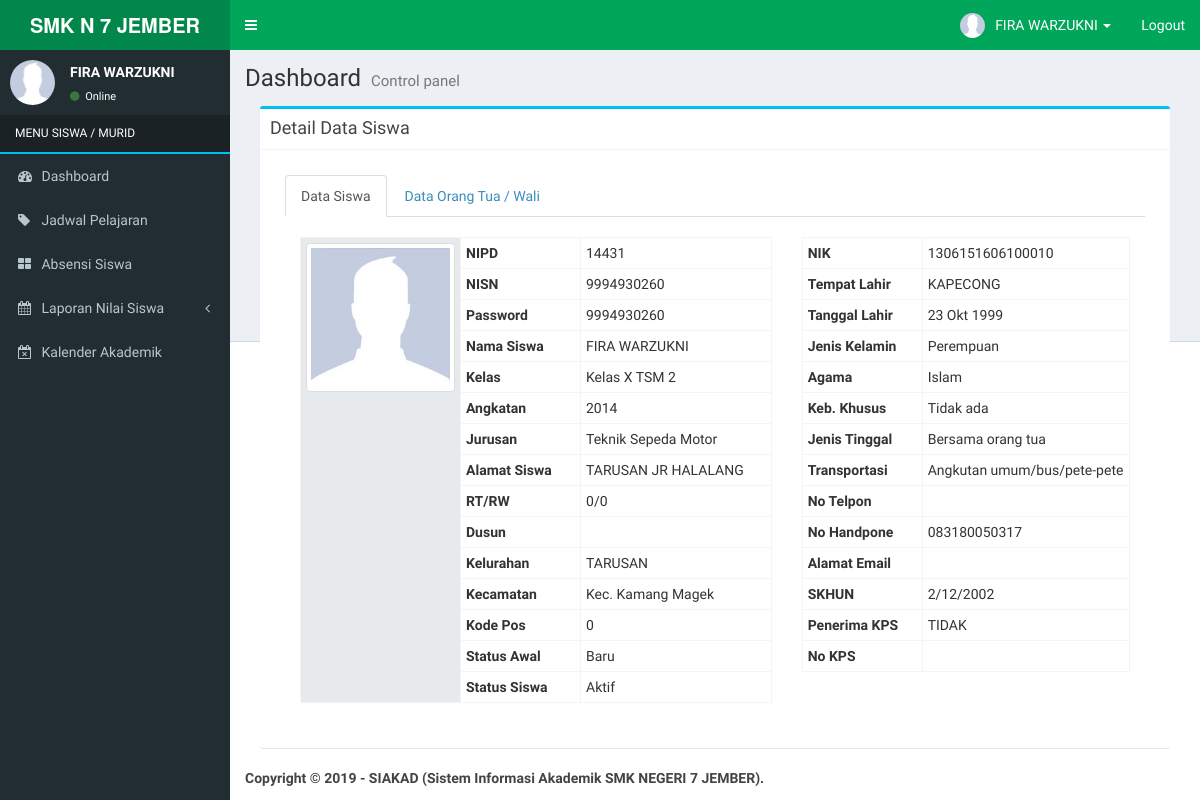
Before: / (signed in) with the older database file.
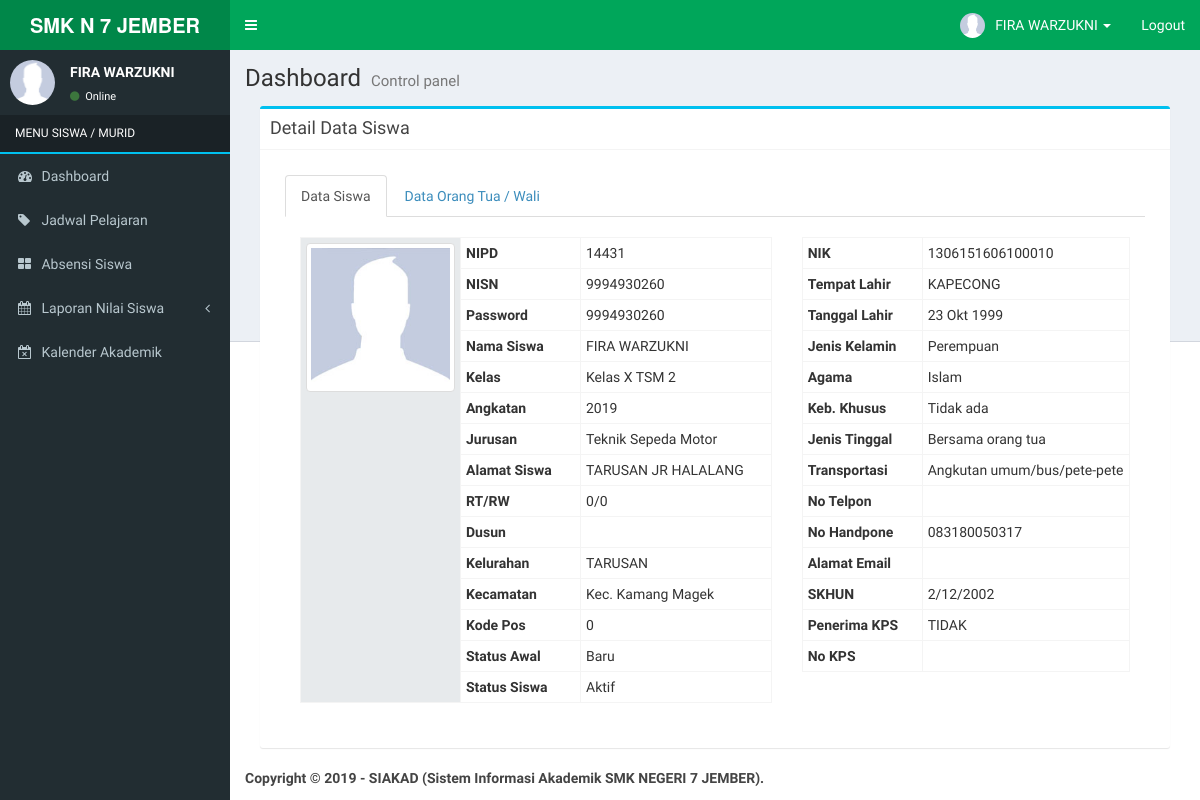
After: the same page with the newer database file.
### tables this page shows
CREATE TABLE `siswa` (
  `id_siswa` int(10) NOT NULL,
  `nipd` varchar(10) NOT NULL,
  `password` varchar(255) NOT NULL,
  `nama` varchar(120) NOT NULL,
  `id_jenis_kelamin` varchar(20) NOT NULL,
  `nisn` varchar(20) NOT NULL,
  `tempat_lahir` varchar(100) NOT NULL,
  `tanggal_lahir` date NOT NULL,
  `nik` varchar(50) NOT NULL,
  `id_agama` varchar(20) NOT NULL,
  `kebutuhan_khusus` varchar(20) NOT NULL,
  `alamat` text NOT NULL,
  `rt` varchar(5) NOT NULL,
  `rw` varchar(5) NOT NULL,
  `dusun` varchar(100) NOT NULL,
  `kelurahan` varchar(100) NOT NULL,
  `kecamatan` varchar(100) NOT NULL,
  `kode_pos` int(10) NOT NULL,
  `jenis_tinggal` varchar(100) NOT NULL,
  `alat_transportasi` varchar(100) NOT NULL,
  `telepon` varchar(15) NOT NULL,
  `hp` varchar(15) NOT NULL,
  `email` varchar(150) NOT NULL,
  `skhun` varchar(50) NOT NULL,
  `penerima_kps` varchar(20) NOT NULL,
  `no_kps` varchar(50) NOT NULL,
  `foto` varchar(255) NOT NULL,
  `nama_ayah` varchar(150) NOT NULL,
  `tahun_lahir_ayah` int(4) NOT NULL,
  `pendidikan_ayah` varchar(50) NOT NULL,
  `pekerjaan_ayah` varchar(100) NOT NULL,
  `penghasilan_ayah` varchar(100) NOT NULL,
  `kebutuhan_khusus_ayah` varchar(100) NOT NULL,
  `no_telpon_ayah` varchar(15) NOT NULL,
  `nama_ibu` varchar(150) NOT NULL,
  `tahun_lahir_ibu` int(4) NOT NULL,
  `pendidikan_ibu` varchar(50) NOT NULL,
  `pekerjaan_ibu` varchar(100) NOT NULL,
  `penghasilan_ibu` varchar(100) NOT NULL,
  `kebutuhan_khusus_ibu` varchar(100) NOT NULL,
  `no_telpon_ibu` varchar(15) NOT NULL,
  `nama_wali` varchar(150) NOT NULL,
  `tahun_lahir_wali` int(4) NOT NULL,
  `pendidikan_wali` varchar(50) NOT NULL,
  `pekerjaan_wali` varchar(100) NOT NULL,
  `penghasilan_wali` varchar(50) NOT NULL,
  `angkatan` int(5) NOT NULL,
  `status_awal` varchar(20) NOT NULL,
  `status_siswa` enum('Aktif','Tidak Aktif') NOT NULL,
  `tingkat` varchar(10) NOT NULL,
  `kode_kelas` varchar(10) NOT NULL,
  `kode_jurusan` varchar(10) NOT NULL,
  `id_sesi` int(5) NOT NULL
);

CREATE TABLE `kelas` (
  `kode_kelas` varchar(10) NOT NULL,
  `nip` varchar(30) NOT NULL,
  `kode_jurusan` varchar(10) NOT NULL,
  `kode_ruangan` varchar(10) NOT NULL,
  `nama_kelas` varchar(20) NOT NULL,
  `aktif` enum('Ya','Tidak') NOT NULL
);

CREATE TABLE `jurusan` (
  `kode_jurusan` varchar(10) NOT NULL,
  `nama_jurusan` varchar(255) NOT NULL,
  `kepala_jurusan` varchar(100) NOT NULL,
  `aktif` enum('Ya','Tidak') NOT NULL
);

CREATE TABLE `jenis_kelamin` (
  `id_jenis_kelamin` int(5) NOT NULL,
  `jenis_kelamin` varchar(50) NOT NULL
);

CREATE TABLE `agama` (
  `id_agama` int(5) NOT NULL,
  `nama_agama` varchar(100) NOT NULL
);

### config/fungsi_indotgl.php (called while the page is built, shortened)
<?php
	function tgl_indo($tgl){
			$tanggal = substr($tgl,8,2);
			$bulan = getBulan(substr($tgl,5,2));
			$tahun = substr($tgl,0,4);
			return $tanggal.' '.$bulan.' '.$tahun;
	}
	function getBulan($bln){
				switch ($bln){
					case 10:
						return "Okt";
						break;
				}
			}
?>

### application/home_siswa.php (the view, shortened to what the changed rows need)
<?php
if ($_GET[act] == '') {
  if ($_SESSION[level] == 'siswa') {
    $nisn = $_SESSION[id];
  } else {
    $nisn = $_GET[id];
  }
  $detail = mysqli_query($koneksi, "SELECT * FROM siswa a
     LEFT JOIN kelas b ON a.kode_kelas=b.kode_kelas
                              LEFT JOIN jenis_kelamin c ON a.id_jenis_kelamin=c.id_jenis_kelamin
                                  LEFT JOIN jurusan d ON b.kode_jurusan=d.kode_jurusan
                                    LEFT JOIN agama e ON a.id_agama=e.id_agama
                                      where a.nisn='$nisn'");
  $s = mysqli_fetch_array($detail);
  echo "<div class='col-md-12'>
<div class='box box-info'>
<div class='box-header with-border'>
<h3 class='box-title'>Detail Data Siswa</h3>
</div>
<div class='box-body'>
<div class='panel-body'>
<ul id='myTabs' class='nav nav-tabs' role='tablist'>
<li role='presentation' class='active'><a href='#siswa' id='siswa-tab' role='tab' data-toggle='tab' aria-controls='siswa' aria-expanded='true'>Data Siswa </a></li>
<li role='presentation' class=''><a href='#ortu' role='tab' id='ortu-tab' data-toggle='tab' aria-controls='ortu' aria-expanded='false'>Data Orang Tua / Wali</a></li>
</ul><br>
<div id='myTabContent' class='tab-content'>
<div role='tabpanel' class='tab-pane fade active in' id='siswa' aria-labelledby='siswa-tab'>
<form class='form-horizontal'>
<div class='col-md-7'>
<table class='table table-condensed table-bordered'>
<tbody>
<tr><th style='background-color:#E7EAEC' width='160px' rowspan='17'>";
  if (trim($s[foto]) == '') {
    echo "<img class='img-thumbnail' style='width:155px' src='foto_siswa/no-image.jpg'>";
  } else {
    echo "<img class='img-thumbnail' style='width:155px' src='foto_siswa/$s[foto]'>";
  }
  echo "</th>
</tr>
<tr><th width='120px' scope='row'>NIPD</th> <td>$s[nipd]</td></tr>
<tr><th scope='row'>NISN</th> <td>$s[nisn]</td></tr>
<tr><th scope='row'>Password</th> <td>$s[password]</td></tr>
<tr><th scope='row'>Nama Siswa</th> <td>$s[nama]</td></tr>
<tr><th scope='row'>Kelas</th> <td>$s[nama_kelas]</td></tr>
<tr><th scope='row'>Angkatan</th> <td>$s[angkatan]</td></tr>
<tr><th scope='row'>Jurusan</th> <td>$s[nama_jurusan]</td></tr>
<tr><th scope='row'>Alamat Siswa</th> <td>$s[alamat]</td></tr>
<tr><th scope='row'>RT/RW</th> <td>$s[rt]/$s[rw]</td></tr>
<tr><th scope='row'>Dusun</th> <td>$s[dusun]</td></tr>
<tr><th scope='row'>Kelurahan</th> <td>$s[kelurahan]</td></tr>
<tr><th scope='row'>Kecamatan</th> <td>$s[kecamatan]</td></tr>
<tr><th scope='row'>Kode Pos</th> <td>$s[kode_pos]</td></tr>
<tr><th scope='row'>Status Awal</th> <td>$s[status_awal]</td></tr>
<tr><th scope='row'>Status Siswa</th> <td>$s[status_siswa]</td></tr>
</tbody>
</table>
</div>
<div class='col-md-5'>
<table class='table table-condensed table-bordered'>
<tbody>
<tr><th width='120px' scope='row'>NIK</th> <td>$s[nik]</td></tr>
<tr><th scope='row'>Tempat Lahir</th> <td>$s[tempat_lahir]</td></tr>
<tr><th scope='row'>Tanggal Lahir</th> <td>" . tgl_indo($s[tanggal_lahir]) . "</td></tr>
<tr><th scope='row'>Jenis Kelamin</th> <td>$s[jenis_kelamin]</td></tr>
<tr><th scope='row'>Agama</th> <td>$s[nama_agama]</td></tr>
<tr><th scope='row'>Keb. Khusus</th> <td>$s[kebutuhan_khusus]</td></tr>
<tr><th scope='row'>Jenis Tinggal</th> <td>$s[jenis_tinggal]</td></tr>
<tr><th scope='row'>Transportasi</th> <td>$s[alat_transportasi]</td></tr>
<tr><th scope='row'>No Telpon</th> <td>$s[telepon]</td></tr>
<tr><th scope='row'>No Handpone</th> <td>$s[hp]</td></tr>
<tr><th scope='row'>Alamat Email</th> <td>$s[email]</td></tr>
<tr><th scope='row'>SKHUN</th> <td>$s[skhun]</td></tr>
<tr><th scope='row'>Penerima KPS</th> <td>$s[penerima_kps]</td></tr>
<tr><th scope='row'>No KPS</th> <td>$s[no_kps]</td></tr>
</tbody>
</table>
</div>
</form>
</div>
                    <div role='tabpanel' class='tab-pane fade' id='ortu' aria-labelledby='ortu-tab'>
                        <form class='form-horizontal'>
                        <div class='col-md-12'>
                          <table class='table table-condensed table-bordered'>
                          <tbody>
                            <tr><th style='background-color:#E7EAEC' width='160px' rowspan='20'>";
  echo "</th>
                            </tr>
                            <tr bgcolor=#e3e3e3><th width='120px' scope='row'>Nama Ayah</th> <td>$s[nama_ayah]</td></tr>
                            <tr><th scope='row'>Tahun Lahir</th> <td>$s[tahun_lahir_ayah]</td></tr>
                            <tr><th scope='row'>Pendidikan</th> <td>$s[pendidikan_ayah]</td></tr>
                            <tr><th scope='row'>Pekerjaan</th> <td>$s[pekerjaan_ayah]</td></tr>
                            <tr><th scope='row'>Penghasilan</th> <td>$s[penghasilan_ayah]</td></tr>
                            <tr><th scope='row'>No Telpon</th> <td>$s[no_telpon_ayah]</td></tr>
                            <tr><th scope='row' coslpan='2'><br></th></tr>
                            <tr bgcolor=#e3e3e3><th scope='row'>Nama Ibu</th> <td>$s[nama_ibu]</td></tr>
                            <tr><th scope='row'>Tahun Lahir</th> <td>$s[tahun_lahir_ibu]</td></tr>
                            <tr><th scope='row'>Pendidikan</th> <td>$s[pendidikan_ibu]</td></tr>
                            <tr><th scope='row'>Pekerjaan</th> <td>$s[pekerjaan_ibu]</td></tr>
                            <tr><th scope='row'>Penghasilan</th> <td>$s[penghasilan_ibu]</td></tr>
                            <tr><th scope='row'>No Telpon</th> <td>$s[no_telpon_ibu]</td></tr>
                            <tr><th scope='row' coslpan='2'><br></th></tr>
                            <tr bgcolor=#e3e3e3><th scope='row'>Nama Wali</th> <td>$s[nama_wali]</td></tr>
                            <tr><th scope='row'>Tahun Lahir</th> <td>$s[tahun_lahir_wali]</td></tr>
                            <tr><th scope='row'>Pendidikan</th> <td>$s[pendidikan_wali]</td></tr>
                            <tr><th scope='row'>Pekerjaan</th> <td>$s[pekerjaan_wali]</td></tr>
                            <tr><th scope='row'>Penghasilan</th> <td>$s[penghasilan_wali]</td></tr>
                          </tbody>
                          </table>
                        </div>
                        </form>
                    </div>
                </div>
            </div>";
}
?>

### main-header.php (shortened to what the changed rows need)
<a href="index.php" class="logo">
  <span class="logo-lg"><b>SMK N 7 JEMBER</b></span>
</a>
<nav class="navbar navbar-static-top" role="navigation">
  <a href="#" class="sidebar-toggle" data-toggle="offcanvas" role="button">
  </a>
  <div class="navbar-custom-menu">
    <ul class="nav navbar-nav">
      <li class="dropdown user user-menu">
        <a href="#" class="dropdown-toggle" data-toggle="dropdown">
          <img src="<?php echo $foto; ?>" class="user-image" alt="User Image">
          <span class="hidden-xs"><?php echo $nama; ?></span> <span class='caret'></span>
        </a>
      </li>
      <li><a href="logout.php">Logout</a></li>
    </ul>
  </div>
</nav>

### menu-siswa.php (shortened to what the changed rows need)
<section class="sidebar">
  <div class="user-panel">
    <div class="pull-left image">
      <img src="<?php echo $foto; ?>" class="img-circle" alt="User Image">
    </div>
    <div class="pull-left info">
      <p><?php echo $nama; ?></p>
      <a href="#"><i class="fa fa-circle text-success"></i> Online</a>
    </div>
  </div>
  <ul class="sidebar-menu">
    <li class="header" style='color:#fff; text-transform:uppercase; border-bottom:2px solid #00c0ef'>MENU <?php echo $level; ?></li>
    <li><a href="index_siswa.php"><i class="fa fa-dashboard"></i> <span>Dashboard</span></a></li>
    <li><a href="index_siswa.php?view=jadwalmapel"><i class="fa fa-tag"></i> <span>Jadwal Pelajaran</span></a></li>
    <li><a href="index_siswa.php?view=absensi"><i class="fa fa-th-large"></i> <span>Absensi Siswa</span></a></li>
    <li class="treeview">
      <a href="#"><i class="fa fa-calendar"></i> <span>Laporan Nilai Siswa</span><i class="fa fa-angle-left pull-right"></i></a>
        <li><a href="index_siswa.php?view=kalender"><i class="fa fa-calendar-times-o"></i> <span>Kalender Akademik</span></a></li>
    </li>
  </ul>
</section>

Changed rows visible on the page:
changed siswa "FIRA WARZUKNI": angkatan "2014" → "2019"
